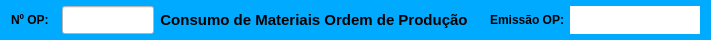
     <widget class="QWidget" name="widget_cabecalho" native="true">
      <property name="sizePolicy">
       <sizepolicy hsizetype="Preferred" vsizetype="Fixed">
        <horstretch>0</horstretch>
        <verstretch>0</verstretch>
       </sizepolicy>
      </property>
      <property name="minimumSize">
       <size>
        <width>0</width>
        <height>40</height>
       </size>
      </property>
      <property name="maximumSize">
       <size>
        <width>16777215</width>
        <height>40</height>
       </size>
      </property>
      <property name="styleSheet">
       <string notr="true">background-color: rgb(0, 170, 255);</string>
      </property>
      <layout class="QHBoxLayout" name="horizontalLayout">
       <property name="topMargin">
        <number>6</number>
       </property>
       <property name="bottomMargin">
        <number>6</number>
       </property>
       <item>
        <widget class="QLabel" name="label_3">
         <property name="sizePolicy">
          <sizepolicy hsizetype="Minimum" vsizetype="Preferred">
           <horstretch>0</horstretch>
           <verstretch>0</verstretch>
          </sizepolicy>
         </property>
         <property name="minimumSize">
          <size>
           <width>45</width>
           <height>0</height>
          </size>
         </property>
         <property name="maximumSize">
          <size>
           <width>45</width>
           <height>16777215</height>
          </size>
         </property>
         <property name="font">
          <font>
           <pointsize>9</pointsize>
           <weight>75</weight>
           <bold>true</bold>
          </font>
         </property>
         <property name="text">
          <string>Nº OP:</string>
         </property>
         <property name="alignment">
          <set>Qt::AlignLeading|Qt::AlignLeft|Qt::AlignVCenter</set>
         </property>
        </widget>
       </item>
       <item>
        <widget class="QLineEdit" name="line_Num_OP">
         <property name="sizePolicy">
          <sizepolicy hsizetype="Fixed" vsizetype="Preferred">
           <horstretch>0</horstretch>
           <verstretch>0</verstretch>
          </sizepolicy>
         </property>
         <property name="maximumSize">
          <size>
           <width>92</width>
           <height>16777215</height>
          </size>
         </property>
         <property name="font">
          <font>
           <pointsize>12</pointsize>
          </font>
         </property>
         <property name="styleSheet">
          <string notr="true">background-color: rgb(255, 255, 255);</string>
         </property>
         <property name="inputMask">
          <string/>
         </property>
         <property name="text">
          <string/>
         </property>
         <property name="frame">
          <bool>true</bool>
         </property>
         <property name="echoMode">
          <enum>QLineEdit::Normal</enum>
         </property>
         <property name="alignment">
          <set>Qt::AlignCenter</set>
         </property>
         <property name="dragEnabled">
          <bool>false</bool>
         </property>
         <property name="placeholderText">
          <string/>
         </property>
        </widget>
       </item>
       <item>
        <widget class="QLabel" name="label_13">
         <property name="sizePolicy">
          <sizepolicy hsizetype="Preferred" vsizetype="Preferred">
           <horstretch>0</horstretch>
           <verstretch>0</verstretch>
          </sizepolicy>
         </property>
         <property name="minimumSize">
          <size>
           <width>150</width>
           <height>0</height>
          </size>
         </property>
         <property name="font">
          <font>
           <pointsize>11</pointsize>
           <weight>75</weight>
           <bold>true</bold>
          </font>
         </property>
         <property name="text">
          <string>Consumo de Materiais Ordem de Produção</string>
         </property>
         <property name="alignment">
          <set>Qt::AlignCenter</set>
         </property>
        </widget>
       </item>
       <item>
        <widget class="QLabel" name="label_5">
         <property name="sizePolicy">
          <sizepolicy hsizetype="Fixed" vsizetype="Preferred">
           <horstretch>0</horstretch>
           <verstretch>0</verstretch>
          </sizepolicy>
         </property>
         <property name="minimumSize">
          <size>
           <width>90</width>
           <height>0</height>
          </size>
         </property>
         <property name="maximumSize">
          <size>
           <width>90</width>
           <height>16777215</height>
          </size>
         </property>
         <property name="font">
          <font>
           <pointsize>9</pointsize>
           <weight>75</weight>
           <bold>true</bold>
          </font>
         </property>
         <property name="text">
          <string>Emissão OP:</string>
         </property>
         <property name="alignment">
          <set>Qt::AlignRight|Qt::AlignTrailing|Qt::AlignVCenter</set>
         </property>
        </widget>
       </item>
       <item>
        <widget class="QLabel" name="label_Emissao">
         <property name="sizePolicy">
          <sizepolicy hsizetype="Fixed" vsizetype="Preferred">
           <horstretch>0</horstretch>
           <verstretch>0</verstretch>
          </sizepolicy>
         </property>
         <property name="minimumSize">
          <size>
           <width>130</width>
           <height>0</height>
          </size>
         </property>
         <property name="maximumSize">
          <size>
           <width>130</width>
           <height>16777215</height>
          </size>
         </property>
         <property name="font">
          <font>
           <pointsize>9</pointsize>
           <weight>75</weight>
           <bold>true</bold>
          </font>
         </property>
         <property name="styleSheet">
          <string notr="true">background-color: rgb(255, 255, 255);</string>
         </property>
         <property name="text">
          <string/>
         </property>
         <property name="alignment">
          <set>Qt::AlignCenter</set>
         </property>
        </widget>
       </item>
      </layout>
     </widget>
